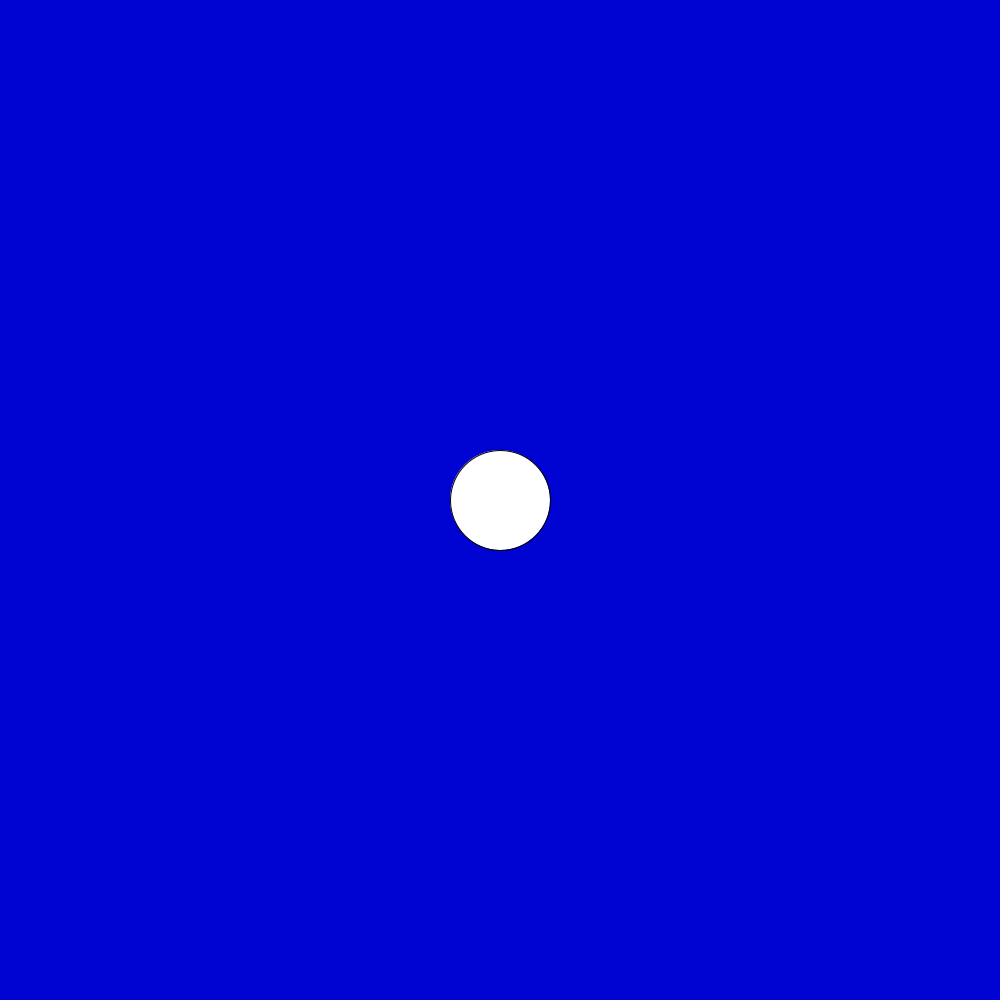
Frame 1 (no input)
Frame 60 (the mouse pressed at the canvas centre just before this capture): identical to frame 1, image omitted
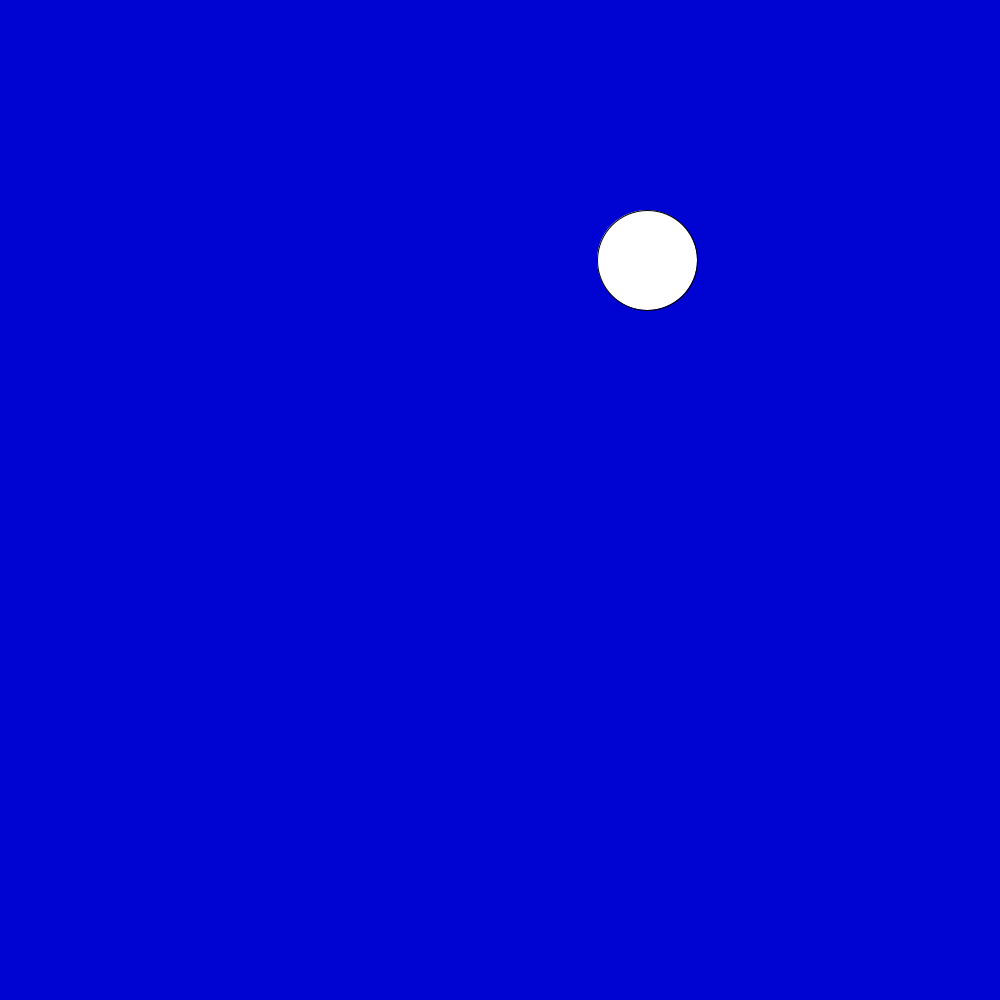
Frame 120 (the mouse held since frame 60 and released just before this capture)

The Processing sketch that drew these frames (run headless with seeded random() and noise(); from frame 60 on, the mouse is pressed at the canvas centre):

// Processing sketch: SlipperDot__Game
// ── SlipperDot__Game.pde
int x = 500;
int y = 500;
int sizeOfEllipse = 100;
int score = 0;
int time = 1000;
void setup() {
  size(1000, 1000);
}


void draw() {

  background(1234);
  time--;

  ellipse(x, y, sizeOfEllipse, sizeOfEllipse);
  if (score==25) {
    print("YOU WON");
    stop();
  }
  if (time<=0) {
    print("YOU LOST");
    stop();
  }
}
void mousePressed() {
  int Distance = getDistance(mouseX, mouseY, x, y);

  //6a. create an integer variable  called distance
  //6b. use the getDistance method to initialize your varible
  //    use the mouse's x and y and the x and y of your ellipse 

  //print the distance variable


  //8a. make an if statement to check if the distance variable
  //   is within the size of the ellipse
  if (Distance-sizeOfEllipse<-30) {
    x = (int)random(1001); 
    y = (int)random(1001);
    score ++;
    print("Your score is "+score+"\n");
  }
  //8b.  set the x and y of the ellipse to a random location on the window
}
int getDistance(int x1, int y1, int x2, int y2) {
  return (int)Math.sqrt(Math.pow((x1-x2), 2) + Math.pow((y1-y2), 2));
} 
